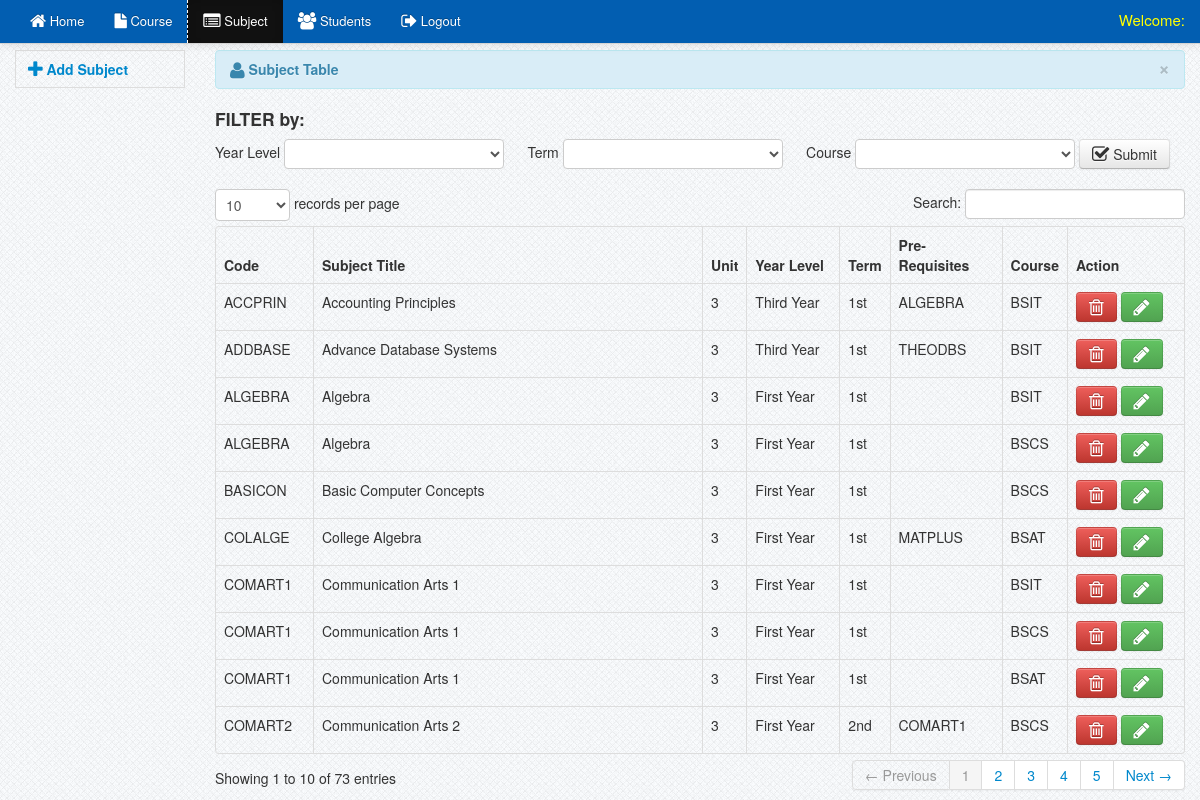
The page /registrar/subject.php (signed in) on the database its author committed.
### tables this page shows
CREATE TABLE IF NOT EXISTS `subject` (
  `subject_id` int(11) NOT NULL AUTO_INCREMENT,
  `code` varchar(100) NOT NULL,
  `title` varchar(100) NOT NULL,
  `unit` varchar(10) NOT NULL,
  `year` varchar(100) NOT NULL,
  `term` varchar(100) NOT NULL,
  `pre_requisites` varchar(100) NOT NULL,
  `course_id` int(11) NOT NULL,
  PRIMARY KEY (`subject_id`)
);

CREATE TABLE IF NOT EXISTS `course` (
  `course_id` int(11) NOT NULL AUTO_INCREMENT,
  `code` varchar(100) NOT NULL,
  `title` varchar(100) NOT NULL,
  PRIMARY KEY (`course_id`)
);

### registrar/subject.php (the view, shortened to what this page needs)
<?php include('header.php'); ?>
<?php include('navbar_subject.php'); ?>
    <div class="container">
		<div class="margin-top">
			<div class="row">
			<div class="span2">
										<ul class="nav nav-tabs nav-stacked">
											<li>
											<a href="#add_subject" data-toggle="modal" ><i class="icon-plus icon-large"></i>&nbsp;<strong>Add Subject</strong></a>
											</li>
										</ul>
			</div>
			<div class="span10">
			 <div class="alert alert-info">
                                    <button type="button" class="close" data-dismiss="alert">&times;</button>
                                    <strong><i class="icon-user icon-large"></i>&nbsp;Subject Table</strong>
                                </div>
						<label><h4>FILTER by:</h4></label>
									<form  method = "POST" class="form-inline" action="sort_subject.php">
									Year Level
									<select name="year" required>
									<option></option>
									<option>First Year</option>
									</select>
										&nbsp;&nbsp;&nbsp;&nbsp;
									Term
									<select name="term" required>
									<option></option>
									<option>1st</option>
									</select>
											&nbsp;&nbsp;&nbsp;&nbsp;
									Course
									<select name="course_id" required>
									<option></option>
										<?php
										$query = mysqli_query($connection, "SELECT * FROM course") or die(mysqli_error($connection));
										while($row = mysqli_fetch_array($query)) {
										  ?>
										<option value="<?php echo $row['course_id']; ?>"><?php echo $row['code']; ?></option>
										<?php } ?>
									</select>
									<button type="submit" name="sort_subject" class="btn"><i class="icon-check icon-large"></i>&nbsp;Submit</button>
									</form>
                            <table cellpadding="0" cellspacing="0" border="0" class="table  table-bordered" id="example">
                                <thead>
                                    <tr>
                                        <th>Code</th>
                                        <th>Subject Title</th>
                                        <th>Unit</th>
                                        <th>Year Level</th>
                                        <th>Term</th>
                                        <th>Pre-Requisites</th>
                                        <th>Course</th>
                                        <th>Action</th>
                                    </tr>
                                </thead>
                                <tbody>
                                  <?php $user_query=mysqli_query($connection,"select * from subject")or die(mysqli_error($connection));
									while($row=mysqli_fetch_array($user_query)){
									$id=$row['subject_id'];
									$course_id=$row['course_id'];
									$course_query = mysqli_query($connection,"select * from course where course_id = '$course_id' ")or die(mysqli_error($connection));
									$course_row = mysqli_fetch_array($course_query);
									?>
									 <tr class="del<?php echo $id ?>">
                                    <td><?php echo $row['code']; ?></td>
                                    <td><?php echo $row['title']; ?></td>
                                    <td><?php echo $row['unit']; ?></td>
                                    <td><?php echo $row['year']; ?></td>
                                    <td><?php echo $row['term']; ?></td>
                                    <td><?php echo $row['pre_requisites']; ?></td>
                                    <td><?php echo $course_row['code']; ?></td>
                                    <td width="100">
                                        <a  href="#delete_subject<?php echo $id; ?>" data-toggle="modal"  class="btn btn-danger"><i class="icon-trash icon-large"></i></a>
                                        <a rel="tooltip"  title="Edit" id="e<?php echo $id; ?>" href="#edit<?php echo $id; ?>" data-toggle="modal" class="btn btn-success"><i class="icon-pencil icon-large"></i></a>
									</td>
                                    </tr>
									<?php } ?>
                                </tbody>
                            </table>
			</div>
			</div>
		</div>
    </div>
<?php include('footer.php') ?>

### registrar/header.php (shortened to what this page needs)
<!DOCTYPE html>
<html>
<head>
			<link href="../css/bootstrap.css" rel="stylesheet" media="screen">
			<link href="../css/bootstrap-responsive.css" rel="stylesheet" media="screen">
			<link href="../css/docs.css" rel="stylesheet" media="screen">
			<link href="../css/diapo.css" rel="stylesheet" media="screen">
			<link href="../css/font-awesome.css" rel="stylesheet" media="screen">
			<link rel="stylesheet" type="text/css" href="../css/style.css" />
			<link rel="stylesheet" type="text/css" href="../css/DT_bootstrap.css" />
			<link rel="stylesheet" type="text/css" media="print" href="../css/print.css" />
</head>
<body>

### registrar/navbar_subject.php (shortened to what this page needs)
      <?php
$user_query = mysqli_query($connection, "select * from users where user_id = '$session_id'") or die(mysqli_error($connection));
$user_row = mysqli_fetch_array($user_query);
?>
	  <div class="navbar navbar-fixed-top navbar-inverse">
            <div class="navbar-inner">
                <div class="container">
                    <div class="nav-collapse collapse">
					<ul class="nav">
					<li><a href="dasboard.php"><i class="icon-home icon-large"></i>&nbsp;Home</a></li>
					<li><a href="course.php"><i class="icon-file icon-large"></i>&nbsp;Course</a></li>
					<li  class="active"><a href="subject.php"><i class="icon-list-alt icon-large"></i>&nbsp;Subject</a></li>
					<li><a href="students.php"><i class="icon-group icon-large"></i>&nbsp;Students</a></li>
					<li><a href="logout.php"><i class="icon-signout icon-large"></i>&nbsp;Logout</a></li>
					</ul>
					 <div class="pull-right">
							<div class="admin">Welcome: <?php echo $user_row['user_type']; ?></div>
                     </div>
                    </div>
                </div>
            </div>
        </div>

### css/docs.css (style rules this page uses)
.admin { color: yellow; font-size: 15px; margin-top: 10px; }
.margin-top { margin-top:50px; }
body { background: url(../img/grid_noise.png); position: relative; }
body > .navbar { font-size: 13px; }

### css/print.css (style rules this page uses)
.navbar { display:none; }
table { font-family:arial !important; }
#example th { border-right:1px solid; font-family:arial !important; }
#example th:first-child { border-left:1px solid; font-family:arial !important; }
#example td { border-right:1px solid; text-align:center; }
#example td:first-child { border-left:1px solid; text-align:center; }
h4 { font-size:15px; font-family:arial !important; }

### rows shown on the page
subject: code "ALGEBRA", title "Algebra", unit "3", year "First Year", term "1st", course.code "BSIT"
subject: code "COMART1", title "Communication Arts 1", unit "3", year "First Year", term "1st", course.code "BSIT"
subject: code "ALGEBRA", title "Algebra", unit "3", year "First Year", term "1st", course.code "BSCS"
subject: code "BASICON", title "Basic Computer Concepts", unit "3", year "First Year", term "1st", course.code "BSCS"
subject: code "COMART1", title "Communication Arts 1", unit "3", year "First Year", term "1st", course.code "BSCS"
subject: code "COLALGE", title "College Algebra", unit "3", year "First Year", term "1st", pre_requisites "MATPLUS", course.code "BSAT"
subject: code "COMART1", title "Communication Arts 1", unit "3", year "First Year", term "1st", course.code "BSAT"
subject: code "COMART2", title "Communication Arts 2", unit "3", year "First Year", term "2nd", pre_requisites "COMART1", course.code "BSCS"
subject: code "ACCPRIN", title "Accounting Principles", unit "3", year "Third Year", term "1st", pre_requisites "ALGEBRA", course.code "BSIT"
subject: code "ADDBASE", title "Advance Database Systems", unit "3", year "Third Year", term "1st", pre_requisites "THEODBS", course.code "BSIT"
